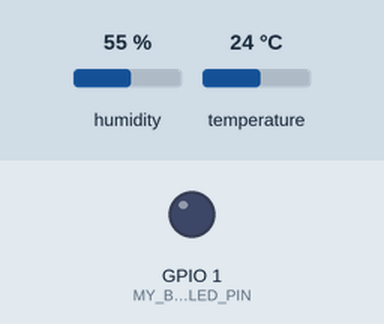
This sketch was run on a simulated ESP8266 (NodeMCU). On the bench: output pins drawn as LEDs (lit = HIGH). The inputs (shaded band) are chosen by the test bench; at power-on: humidity 55 %, temperature 24 °C. WiFi joins after 1.5 s; servers stay silent unless stated; random numbers use the default seed unless the sketch sets one; no MQTT or app messages arrive unless stated.

Above: at 8.2 s.
At 22.5 s:
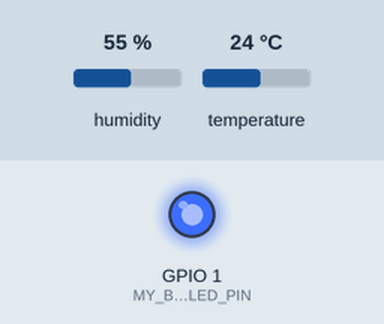
Timing chart, 0 to 40.5 s (numbered marks = the images above):
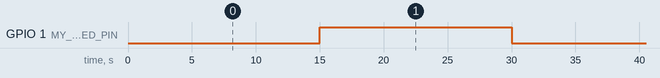

Measured:
- by itself, GPIO 1 (MY_BLUE_LED_PIN): alternates HIGH for 15.0 s and LOW for 15.0 s

The sketch:

pl_mqtt_esp01_temp_sensor.ino
```cpp
#include "config.h"
#include <ESP8266WiFi.h>
#include <PubSubClient.h>

//inc. for Timecheck from NTP
//#include <NTPClient.h>
//#include <WiFiUdp.h>

//WiFiUDP ntpUDP;
//NTPClient timeClient(ntpUDP, "pool.ntp.org", 3600, 60000); // UTC +1 (3600 másodperc), frissítés 60 másodpercenként

//temp sensor DHT
#include <DHT.h>

#define MY_BLUE_LED_PIN 1

// DHT config.
#define DHTPIN            2         // Pin which is connected to the DHT sensor.
// Uncomment the type of sensor in use:
//#define DHTTYPE           DHT11     // DHT 11
#define DHTTYPE           DHT22     // DHT 22 (AM2302)
//#define DHTTYPE           DHT21     // DHT 21 (AM2301)
DHT dht = DHT(DHTPIN, DHTTYPE);
//DHT_Unified dht(DHTPIN, DHTTYPE);

float myTemperature = 0, myHumidity = 0;
float myTemperature_last = 0, myHumidity_last = 0;

// Update these with values suitable for your network.

const char* ssid = wifiSSID;
const char* password = wifiPassword;
//const char* mqtt_server = "broker.mqtt-dashboard.com";
const char* mqtt_server = mqttServer;
const char* mqttServerUser = mqttUser;
const char* mqttServerPWD = mqttPassword;

const String mqttMainTopic = mqttMainTopic_CFG;
const String mqttDeviceName = mqttDeviceName_CFG;

String full_mqtt_topic = (mqttMainTopic+"/"+mqttDeviceName).c_str();


WiFiClient espClient;
PubSubClient client(espClient);
unsigned long lastMsg = 0;
unsigned long lastTimeSentMsg = 0;
unsigned long lastTimeSentTemp = 0;
#define MSG_BUFFER_SIZE	(50)
char msg[MSG_BUFFER_SIZE];
int value = 0;

void setup_wifi() {
  //pinMode(RELAY_PIN, OUTPUT);
  delay(10);
  // We start by connecting to a WiFi network
  Serial.println();
  //Serial.print("Connecting to ");
  //Serial.println(ssid);

  WiFi.mode(WIFI_STA);
  WiFi.begin(ssid, password);

  while (WiFi.status() != WL_CONNECTED) {
    delay(500);
    //Serial.print(".");
  }

  randomSeed(micros());

  //Serial.println("");
  //Serial.println("WiFi connected");
  //Serial.println("IP address: ");
  //Serial.println(WiFi.localIP());
}

void callback(char* topic, byte* payload, unsigned int length) {
  //Serial.print("Message arrived [");
  //Serial.print(topic);
  //Serial.print("] ");
  for (int i = 0; i < length; i++) {
    //Serial.print((char)payload[i]);
  }
  //Serial.println();
/*
  // Switch on the LED if an 1 was received as first character
  if ((char)payload[0] == '1') {
    client.publish("pl_esp01_relay/pl_stateTopic", "on");
    digitalWrite(MY_BLUE_LED_PIN , LOW);   // Turn the LED on (Note that LOW is the voltage level
    digitalWrite(RELAY_PIN , LOW);
    // but actually the LED is on; this is because
    // it is active low on the ESP-01)
  } else {
    client.publish("pl_esp01_relay/pl_stateTopic", "off");
    digitalWrite(MY_BLUE_LED_PIN , HIGH);  // Turn the LED off by making the voltage HIGH
    digitalWrite(RELAY_PIN , HIGH);
  }
*/
}

void reconnect() {
  // Loop until we're reconnected
  while (!client.connected()) {
    //Serial.print("Attempting MQTT connection...");
    // Create a random client ID
    String clientId = "ESP8266Client-";
    clientId += String(random(0xffff), HEX);
    // Attempt to connect
    if (client.connect(clientId.c_str(),mqttServerUser, mqttServerPWD, (full_mqtt_topic+"/status").c_str(), 1, true, "offline")) {
      //Serial.println("connected");
      // Once connected, publish an announcement...
      snprintf (msg, MSG_BUFFER_SIZE, "online");
      client.publish((full_mqtt_topic+"/status").c_str() , msg);

      snprintf (msg, MSG_BUFFER_SIZE, mqttDeviceName.c_str());
      client.publish((full_mqtt_topic+"/deviceName").c_str() , msg);

      // ... and resubscribe
      client.subscribe((full_mqtt_topic+"/commandTopic").c_str());
    } else {
      //Serial.print("failed, rc=");
      //Serial.print(client.state());
      //Serial.println(" try again in 5 seconds");
      // Wait 5 seconds before retrying
      delay(5000);
    }
  }
}

void setup() {
  pinMode(MY_BLUE_LED_PIN , OUTPUT);     // Initialize the BUILTIN_LED pin as an output
  digitalWrite(MY_BLUE_LED_PIN, LOW);

  //timeClient.begin(); //NPT client
  dht.begin();

  //Serial.begin(115200);
  setup_wifi();
  client.setServer(mqtt_server, 1883);
  client.setCallback(callback);
  client.setKeepAlive(60);
}

void loop() {

  if (!client.connected()) {
    reconnect();
  }
  client.loop();

  unsigned long now = millis();

  //If no new temperature data has been sent for 10 minutes then
  if (now - lastTimeSentMsg > 60 * 10 * 1000) {

    //ESP.restart();
  }

  if (now - lastMsg > 15000) {
    lastMsg = now;

    //Led status change

    digitalWrite(MY_BLUE_LED_PIN, !digitalRead(MY_BLUE_LED_PIN));

    //timeClient.update();
    //Serial.println(timeClient.getFormattedTime());

    float myHumidity = dht.readHumidity();
    // Read temperature as Celsius (the default)
    float myTemperature = dht.readTemperature();

    // Read temperature as Fahrenheit (isFahrenheit = true)
    //float f = dht.readTemperature(true);
    if(myTemperature!=myTemperature_last ||  myHumidity!=myHumidity_last){
      if(isnan(myTemperature)){
        snprintf (msg, MSG_BUFFER_SIZE, "%s", "n/a");
        client.publish((full_mqtt_topic+"/temperature").c_str() , msg);
      }else{
        snprintf (msg, MSG_BUFFER_SIZE, "%.2lf", myTemperature);
        client.publish((full_mqtt_topic+"/temperature").c_str() , msg);
      }

      if(isnan(myHumidity)){
        snprintf (msg, MSG_BUFFER_SIZE, "%s", "n/a");
        client.publish((full_mqtt_topic+"/humidity").c_str() , msg);
      }else{
        snprintf (msg, MSG_BUFFER_SIZE, "%.2lf", myHumidity);
        client.publish((full_mqtt_topic+"/humidity").c_str() , msg);
      }

      lastTimeSentMsg = now;
      //data sent time form lasttime


      //hőérzet a páratartalom függvényében
      // Compute heat index in Fahrenheit (the default)
      //float hif = dht.computeHeatIndex(f, h, isFarenheit=true);
      // Compute heat index in Celsius (isFahreheit = false)
      /*
      float hic = dht.computeHeatIndex(myTemperature, myHumidity, false);
      ++value;
      snprintf (msg, MSG_BUFFER_SIZE, "%f", hic);
      client.publish((full_mqtt_topic+"/dataSent").c_str() , msg);
      */
      myTemperature_last=myTemperature;
      myHumidity_last=myHumidity;
    }
    snprintf (msg, MSG_BUFFER_SIZE, "%.2lf", (now-lastTimeSentMsg)/1000.0);
    client.publish((full_mqtt_topic+"/lastDataSent").c_str() , msg);
  }
}
```

config_default.h
```cpp
#ifndef CONFIG_H
#define CONFIG_H

const char* wifiSSID = "your_ssid";
const char* wifiPassword = "your_wifi_passworf";
const char* mqttServer = "your_mqtt_ip";
const char* mqttUser = "mqtt_server_user_name";
const char* mqttPassword = "mqtt_server_user_name";
const char* mqttMainTopic_CFG = "mqtt_main_topic";
const char* mqttDeviceName_CFG = "mqtt_device_name";


#endif
```
